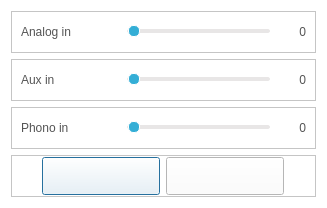
<?xml version="1.0" encoding="UTF-8"?>
<ui version="4.0">
 <class>AnalogInVolumeDialog</class>
 <widget class="QDialog" name="AnalogInVolumeDialog">
  <property name="geometry">
   <rect>
    <x>0</x>
    <y>0</y>
    <width>327</width>
    <height>208</height>
   </rect>
  </property>
  <property name="windowTitle">
   <string>Dialog</string>
  </property>
  <property name="styleSheet">
   <string notr="true">QLabel
{
	color: rgb(84, 84, 84);
	font: 14pt &quot;Segoe UI&quot;;
}
QPushButton
{
	color: rgb(84, 84, 84);
	font: 14pt &quot;Segoe UI&quot;;
}
QWidget
{
	background-color: rgb(255, 255, 255);
}</string>
  </property>
  <layout class="QGridLayout" name="gridLayout">
   <item row="0" column="0">
    <widget class="QFrame" name="frame0">
     <property name="frameShape">
      <enum>QFrame::StyledPanel</enum>
     </property>
     <property name="frameShadow">
      <enum>QFrame::Raised</enum>
     </property>
     <layout class="QHBoxLayout" name="horizontalLayout">
      <item>
       <widget class="QLabel" name="label0">
        <property name="minimumSize">
         <size>
          <width>100</width>
          <height>0</height>
         </size>
        </property>
        <property name="text">
         <string>Analog in</string>
        </property>
       </widget>
      </item>
      <item>
       <widget class="QSlider" name="horizontalSlider0">
        <property name="minimumSize">
         <size>
          <width>100</width>
          <height>0</height>
         </size>
        </property>
        <property name="styleSheet">
         <string notr="true">QSlider::groove:horizontal {
    background-color: #e8e6e6;
    border: 1px solid #e8e6e6;
    height: 2px;
    border-radius: 2px;
}

QSlider::handle:horizontal {
    background-color: #34aed6;
    border: 1px solid #ffffff;
    width: 10px;
	height: 10px;
    border-radius: 5px;
	margin: -5px 0;
}</string>
        </property>
        <property name="orientation">
         <enum>Qt::Horizontal</enum>
        </property>
       </widget>
      </item>
      <item>
       <widget class="QLabel" name="labelVol0">
        <property name="minimumSize">
         <size>
          <width>30</width>
          <height>0</height>
         </size>
        </property>
        <property name="text">
         <string>0</string>
        </property>
        <property name="alignment">
         <set>Qt::AlignRight|Qt::AlignTrailing|Qt::AlignVCenter</set>
        </property>
       </widget>
      </item>
     </layout>
    </widget>
   </item>
   <item row="2" column="0">
    <widget class="QFrame" name="frame2">
     <property name="frameShape">
      <enum>QFrame::StyledPanel</enum>
     </property>
     <property name="frameShadow">
      <enum>QFrame::Raised</enum>
     </property>
     <layout class="QHBoxLayout" name="horizontalLayout_3">
      <item>
       <widget class="QLabel" name="label2">
        <property name="minimumSize">
         <size>
          <width>100</width>
          <height>0</height>
         </size>
        </property>
        <property name="text">
         <string>Phono in</string>
        </property>
       </widget>
      </item>
      <item>
       <widget class="QSlider" name="horizontalSlider2">
        <property name="minimumSize">
         <size>
          <width>100</width>
          <height>0</height>
         </size>
        </property>
        <property name="styleSheet">
         <string notr="true">QSlider::groove:horizontal {
    background-color: #e8e6e6;
    border: 1px solid #e8e6e6;
    height: 2px;
    border-radius: 2px;
}

QSlider::handle:horizontal {
    background-color: #34aed6;
    border: 1px solid #ffffff;
    width: 10px;
	height: 10px;
    border-radius: 5px;
	margin: -5px 0;
}</string>
        </property>
        <property name="orientation">
         <enum>Qt::Horizontal</enum>
        </property>
       </widget>
      </item>
      <item>
       <widget class="QLabel" name="labelVol2">
        <property name="minimumSize">
         <size>
          <width>30</width>
          <height>0</height>
         </size>
        </property>
        <property name="text">
         <string>0</string>
        </property>
        <property name="alignment">
         <set>Qt::AlignRight|Qt::AlignTrailing|Qt::AlignVCenter</set>
        </property>
       </widget>
      </item>
     </layout>
    </widget>
   </item>
   <item row="1" column="0">
    <widget class="QFrame" name="frame1">
     <property name="frameShape">
      <enum>QFrame::StyledPanel</enum>
     </property>
     <property name="frameShadow">
      <enum>QFrame::Raised</enum>
     </property>
     <layout class="QHBoxLayout" name="horizontalLayout_2">
      <item>
       <widget class="QLabel" name="label1">
        <property name="minimumSize">
         <size>
          <width>100</width>
          <height>0</height>
         </size>
        </property>
        <property name="text">
         <string>Aux in</string>
        </property>
       </widget>
      </item>
      <item>
       <widget class="QSlider" name="horizontalSlider1">
        <property name="minimumSize">
         <size>
          <width>100</width>
          <height>0</height>
         </size>
        </property>
        <property name="styleSheet">
         <string notr="true">QSlider::groove:horizontal {
    background-color: #e8e6e6;
    border: 1px solid #e8e6e6;
    height: 2px;
    border-radius: 2px;
}

QSlider::handle:horizontal {
    background-color: #34aed6;
    border: 1px solid #ffffff;
    width: 10px;
	height: 10px;
    border-radius: 5px;
	margin: -5px 0;
}</string>
        </property>
        <property name="orientation">
         <enum>Qt::Horizontal</enum>
        </property>
       </widget>
      </item>
      <item>
       <widget class="QLabel" name="labelVol1">
        <property name="minimumSize">
         <size>
          <width>30</width>
          <height>0</height>
         </size>
        </property>
        <property name="text">
         <string>0</string>
        </property>
        <property name="alignment">
         <set>Qt::AlignRight|Qt::AlignTrailing|Qt::AlignVCenter</set>
        </property>
       </widget>
      </item>
     </layout>
    </widget>
   </item>
   <item row="3" column="0">
    <widget class="QFrame" name="frameBtn">
     <property name="styleSheet">
      <string notr="true">QPushButton
{
	border-image: url(&quot;:/resource/audiocd-popup-btn110-ok-n.png&quot;);
	width: 110px;
	height: 30px;
	color: rgb(84, 84, 84)
}

QPushButton:hover
{
 	border-image: url(&quot;:/resource/audiocd-popup-btn110-ok-h.png&quot;);
	width: 110px;
	height: 30px;	
	color: rgb(255, 255, 255)
}</string>
     </property>
     <property name="frameShape">
      <enum>QFrame::StyledPanel</enum>
     </property>
     <property name="frameShadow">
      <enum>QFrame::Raised</enum>
     </property>
     <layout class="QHBoxLayout" name="horizontalLayout_4">
      <property name="leftMargin">
       <number>0</number>
      </property>
      <property name="topMargin">
       <number>0</number>
      </property>
      <property name="rightMargin">
       <number>0</number>
      </property>
      <property name="bottomMargin">
       <number>0</number>
      </property>
      <item>
       <spacer name="horizontalSpacer">
        <property name="orientation">
         <enum>Qt::Horizontal</enum>
        </property>
        <property name="sizeHint" stdset="0">
         <size>
          <width>40</width>
          <height>20</height>
         </size>
        </property>
       </spacer>
      </item>
      <item>
       <widget class="QPushButton" name="btnOK"/>
      </item>
      <item>
       <widget class="QPushButton" name="btnCancel"/>
      </item>
      <item>
       <spacer name="horizontalSpacer_2">
        <property name="orientation">
         <enum>Qt::Horizontal</enum>
        </property>
        <property name="sizeHint" stdset="0">
         <size>
          <width>40</width>
          <height>20</height>
         </size>
        </property>
       </spacer>
      </item>
     </layout>
    </widget>
   </item>
  </layout>
 </widget>
 <resources/>
 <connections/>
</ui>
